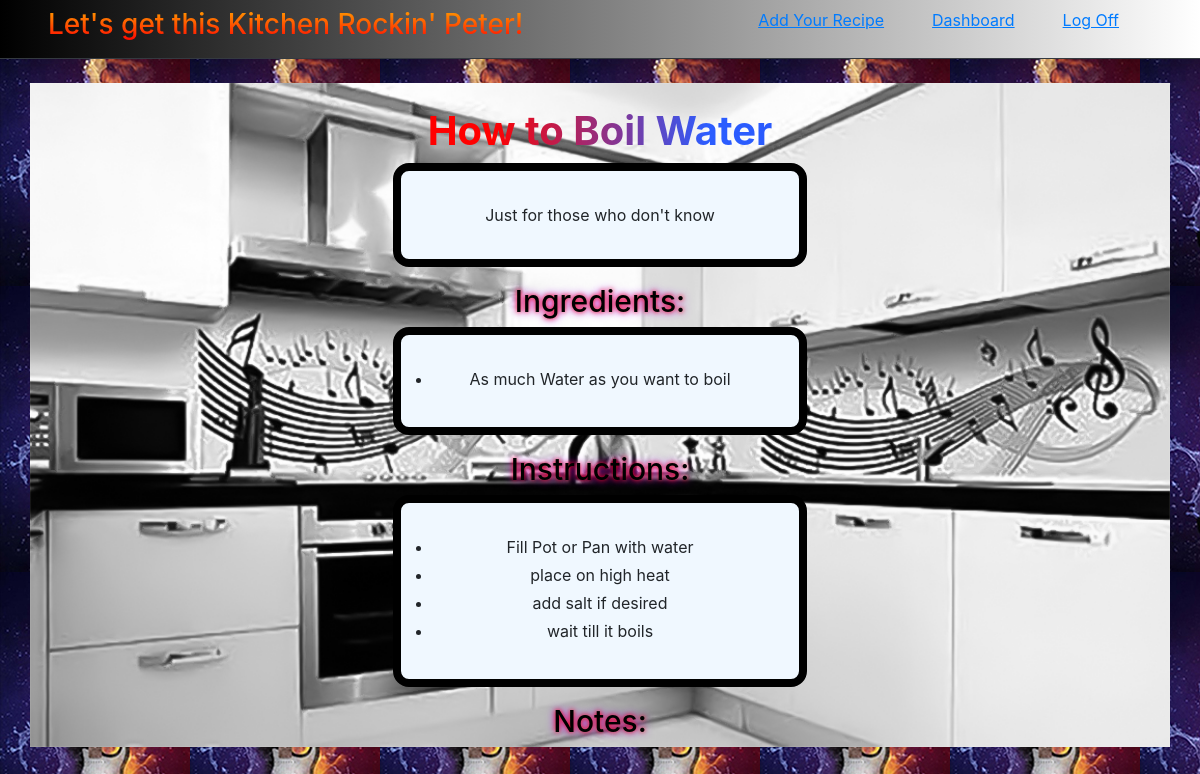
/recipes/4 (signed in), run on the app's committed database.
### main_app/models.py (models this page shows)
class User(models.Model):
    first_name = models.CharField(max_length=55)
    last_name = models.CharField(max_length=55)
    email = models.CharField(max_length=55)
    password = models.CharField(max_length=255)
    objects = UserManager()
    created_at = models.DateTimeField(auto_now_add=True)
    updated_at = models.DateTimeField(auto_now=True)

class Recipe(models.Model):
    title = models.CharField(max_length=255)
    ingredients = models.TextField()
    description = models.TextField()
    instructions = models.TextField()
    notes = models.TextField(null = True)
    creator = models.ForeignKey(User,
    related_name = "recipes",
    on_delete = models.CASCADE)
    favorited_by = models.ManyToManyField(User, related_name = "fav_recipes")
    objects = RecipeManager()
    created_at = models.DateTimeField(auto_now_add=True)
    updated_at = models.DateTimeField(auto_now=True)

### main_app/views.py (the view)
# urls.py: path("recipes/<int:recipe_id>", views.view_recipe),
def view_recipe (request, recipe_id):
    recipe = Recipe.objects.get(id = recipe_id)
    ingredients = recipe.ingredients.split(",")
    instructions = recipe.instructions.split(",")
    notes = recipe.notes.split(",")
    context ={
        "logged_in_user": User.objects.get(id=request.session['user_id']),
        "this_recipe": recipe,
        "ingredients": ingredients,
        "instructions": instructions,
        "notes": notes,
        "comments": recipe.recipe_comments.order_by("-created_at")
    }
    return render (request, "view_recipe.html", context)

### main_app/templates/view_recipe.html (shortened to what this page needs)
<!DOCTYPE html>
<html lang="en">
<head>
    <link rel="stylesheet" href="https://stackpath.bootstrapcdn.com/bootstrap/4.5.2/css/bootstrap.min.css">
    {%load static%}
    <link rel="stylesheet" href="{% static 'css/style.css' %}">
</head>
<body>
    <header class="d-flex justify-content-between border-bottom border-dark px-5 py-2 text-white">
        <h3 class="mr-5 h3">Let's get this Kitchen Rockin' {{logged_in_user.first_name}}!</h3>
        <div class="row">
            <a class="mr-5" href="/recipes/create"><u>Add Your Recipe</u></a>
            <a class="mr-5" href="/dashboard"><u>Dashboard</u></a>
            <a class="mr-5" href="/logout"><u>Log Off</u></a>
        </div>
    </header>
    <div class="container background mt-4 d-flex justify-content-center pt-4 text-center">
        <div class="container scroll">
            <h3 class="text_shine_2 font-weight-bold font_size_view">{{this_recipe.title}}</h3>
            <div class="container w-50">
                <div class="container mx-auto pr-5 pl-5 ">
                    <div>
                        <p class="content">{{this_recipe.description}}</p>
                    </div>
                    <div>
                        <h5 class="h5">Ingredients:</h5>
                        <ul class="content">
                            {% for ingredient in ingredients %}
                                <li class="pb-1">{{ingredient}}</li>
                            {% endfor %}
                        </ul>
                    </div>
                    <div>
                        <h5 class="h5">Instructions:</h5>
                        <ul class="content">
                            {% for instruction in instructions %}
                                <li class="pb-1">{{instruction}}</li>
                            {% endfor %}
                        </ul>
                    </div>
                        <div>
                            <h5 class="h5">Notes:</h5>
                        </div>
                </div>
            </div>
        </div>
    </div>
</body>
</html>

### main_app/static/css/style.css (style rules this page uses)
body { background-image: url("../images/flaming-guitar-3.jpg"); background-repeat:inherit; }
.scroll { overflow-y: scroll; height: 40em; }
.background { background-image: url("../images/kitchen_4.jpg"); background-size: 100%; background-repeat: no-repeat; }
header { background-image: linear-gradient(to right, black, white); }
.h3 { background: -webkit-linear-gradient( orange, red); -webkit-background-clip:text; -webkit-text-fill-color: transparent; }
.h5 { font-size: 30px; color:black; text-shadow: 0 0 5px red, 0 0 10px rgb(162, 0, 255); }
.text_shine_2 { background: linear-gradient(to right, rgb(255, 0, 0) 20%, #2c5dff 30%, #0337e0 70%, rgb(255, 0, 0)80%); -webkit-background-clip: text; background-clip: text; -webkit-text-fill-color: transparent; text-fill-color: transparent; background-size: 200% auto; animation: textShine 7s ease-in-out infinite alternate; }
.content { background-color:aliceblue; border: .5em solid black; border-radius: 1em; padding: 2em; }
.font_size_view { font-size: 40px; }

### data on the page
User: first_name "Peter"
Recipe: title "How to Boil Water", description "Just for those who don't know", ingredients "As much Water as you want to boil"

### other printed values
{{ instruction }} "Fill Pot or Pan with water" "place on high heat" "add salt if desired" "wait till it boils"
